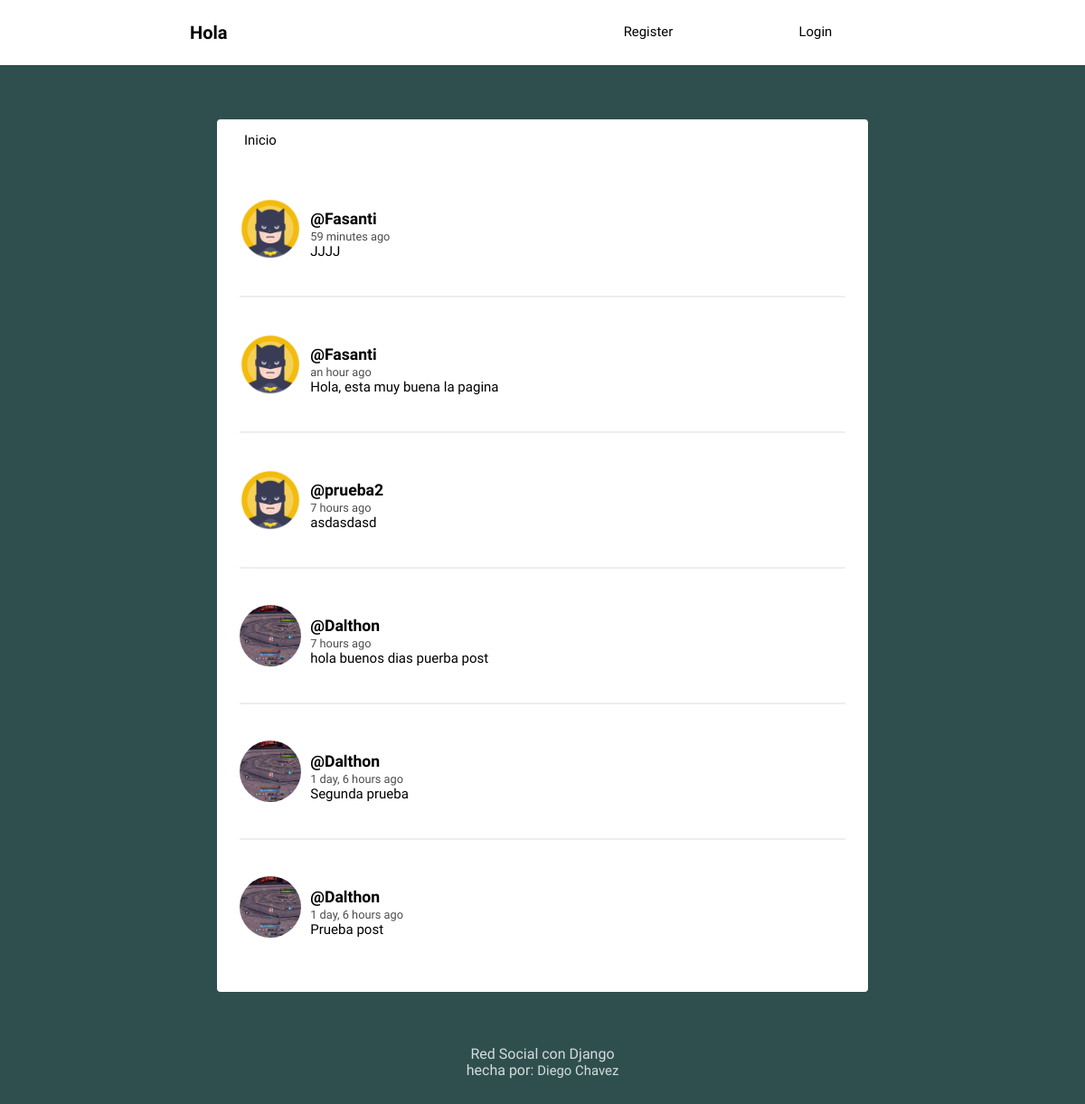
The page / on the database its author committed.
### social/models.py (models this page shows, shortened)
class Post(models.Model):
    user = models.ForeignKey(User,on_delete=models.CASCADE,related_name='posts')
    timestamp =models.DateTimeField(default=timezone.now)
    content = models.TextField()
    class Meta:
        ordering= ['-timestamp']

class Profile(models.Model):
    user = models.OneToOneField(User,on_delete=models.CASCADE)
    image = models.ImageField(default='batman.png')

### social/views.py (the view)
# urls.py: path('',views.feed,name='feed'),
def feed(request):
    posts = Post.objects.all()
    context = {'posts':posts}
    return render(request,'social/feed.html',context)

### social/templates/social/feed.html (shortened to what this page needs)
{% extends 'social/layout.html' %}
{% load humanize %}
{% block content %}
{% for post in posts %}
<article>
    <div class="container-article">
        <img src="{{ post.user.profile.image.url }}">
        <div>
            <h2 class="username"><a href="{% url 'profile' post.user.username %}">@{{ post.user.username }}</a></h2>
            <time data-time="#">{{ post.timestamp|naturaltime}}</time>
            <div class="post">{{ post.content }}</div>
        </div>
    </div>
</article>
{% endfor %}
{% endblock %}

### social/static/style.css (style rules this page uses)
body { background: #2F4F4F; font-size: 62.5%; font-family: 'Varela Round', Helvetica, Arial, serif; }
img { object-fit: cover; }
a { font-size: .93rem; text-decoration: none; color: black; }
article { width: 93%; margin: auto; padding: 40px 0; border-bottom: 2px solid #ECEEEF; }
.username { margin-bottom: .2rem; }
.username a { font-size: 1.1rem; }
.container-article { display: flex; }
.container-article img { height: 68px; width: 68px; margin-right: 10px; border-radius: 50%; }
article:last-child { border-bottom: 0; }
time { font-size: .8rem; opacity: .7; }
.post { font-size: .94rem; }

### rows shown on the page
Post: user.profile.image (picture), user.username "Fasanti", timestamp "59 minutes ago", content "JJJJ"
Post: user.profile.image (picture), user.username "Fasanti", timestamp "an hour ago", content "Hola, esta muy buena la pagina"
Post: user.profile.image (picture), user.username "prueba2", timestamp "7 hours ago", content "asdasdasd"
Post: user.profile.image (picture), user.username "Dalthon", timestamp "7 hours ago", content "hola buenos dias puerba post"
Post: user.profile.image (picture), user.username "Dalthon", timestamp "1 day, 6 hours ago", content "Segunda prueba"
Post: user.profile.image (picture), user.username "Dalthon", timestamp "1 day, 6 hours ago", content "Prueba post"
